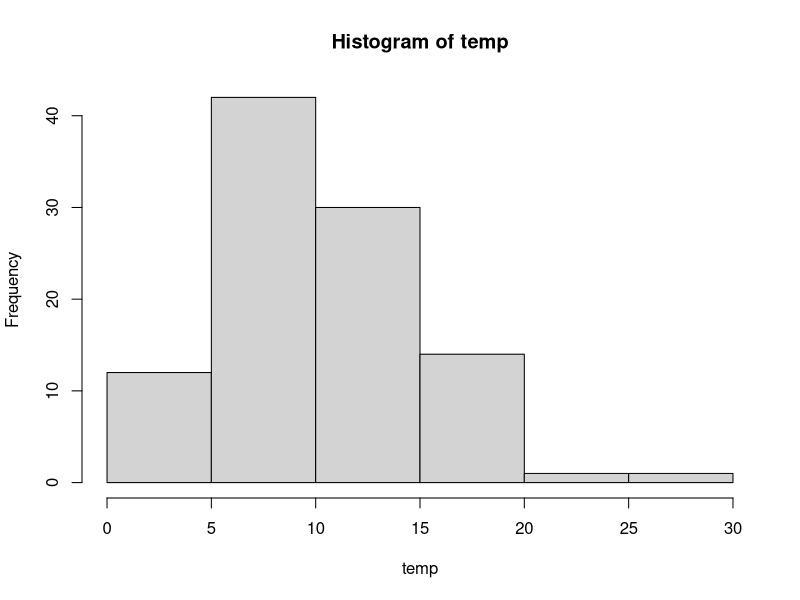

Source code (R):
x = 2
v = 10
#4a Chi-Square distribution probabilities
dchisq(x, v)

#4b Chi-Square distribution with 100 random data
temp = rchisq(100, v)
hist(temp)

#4c variance of Chi-Square distribution is 2*mean
mean = v
mean
variance = 2*v
variance